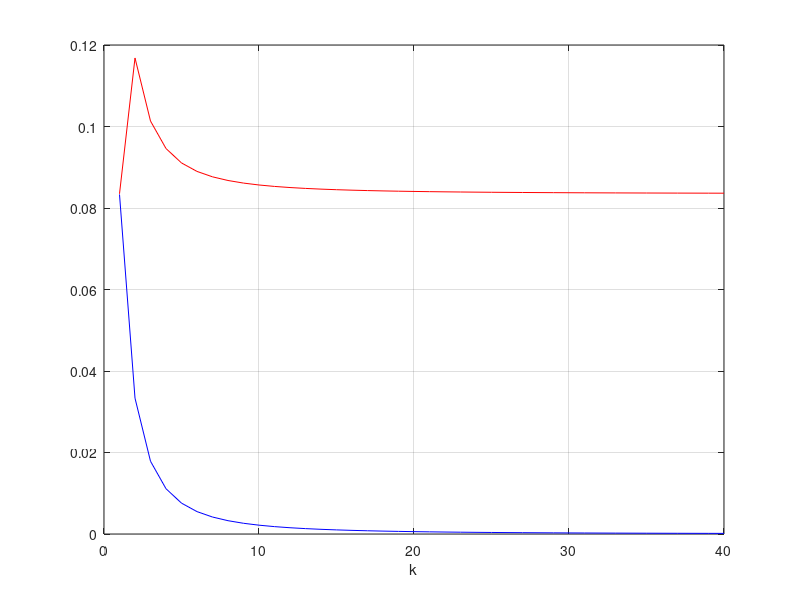

Recreate this plot in MATLAB.
%Grafica la serie que converge al log 2
clc;clear
n=40;
q=0;
for k=0:n
q = q + (1/((2*k+1)*(2*k+2))); 
end
fprintf('La suma de los primeros %i terminos es: %2.4f',n,q)
fprintf('\n')
for k=1:n
 q1(k)=(1/((2*k+1)*(2*k+2))); 
 k1(k)=k;
end
plot(k1,q1,'b') 
grid on
hold on
k2(1)=1;
q2(1)=(1/((2*k+1)*(2*k+2)));
for k=1:n 
 q2(k)=q2(1)+(1/((2*k+1)*(2*k+2))); 
 k2(k)=k;
end
plot(k2,q2,'r')
xlabel('k')